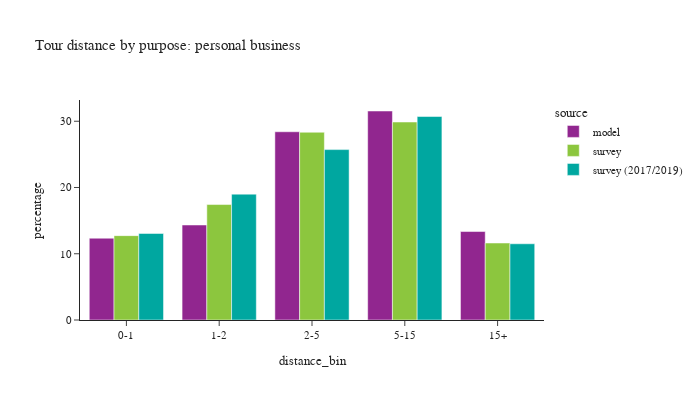

The code cell stored with this chart in its notebook:
### Code cell
plot_bins(tour, tour['pdpurp'] == 4, 'personal business')

### Figure 1 — Plotly figure (JSON) as saved in the notebook; plotly's stock layout.template omitted (floating-point values rounded to 4 significant figures)
{"data": [{"alignmentgroup": "True", "customdata": [[43661], [50711], [100484], [111557], [47224]], "hovertemplate": "source=model<br>distance_bin=%{x}<br>percentage=%{y}<br>sample count=%{customdata[0]}<extra></extra>", "legendgroup": "model", "marker": {"color": "#91268F", "pattern": {"shape": ""}}, "name": "model", "offsetgroup": "model", "orientation": "v", "showlegend": true, "textposition": "auto", "type": "bar", "x": ["0-1", "1-2", "2-5", "5-15", "15+"], "xaxis": "x", "y": [12.35, 14.34, 28.41, 31.55, 13.35], "yaxis": "y"}, {"alignmentgroup": "True", "customdata": [[147], [135], [220], [196], [55]], "hovertemplate": "source=survey<br>distance_bin=%{x}<br>percentage=%{y}<br>sample count=%{customdata[0]}<extra></extra>", "legendgroup": "survey", "marker": {"color": "#8CC63E", "pattern": {"shape": ""}}, "name": "survey", "offsetgroup": "survey", "orientation": "v", "showlegend": true, "textposition": "auto", "type": "bar", "x": ["0-1", "1-2", "2-5", "5-15", "15+"], "xaxis": "x", "y": [12.73, 17.43, 28.34, 29.88, 11.62], "yaxis": "y"}, {"alignmentgroup": "True", "customdata": [[647], [538], [676], [679], [208]], "hovertemplate": "source=survey (2017/2019)<br>distance_bin=%{x}<br>percentage=%{y}<br>sample count=%{customdata[0]}<extra></extra>", "legendgroup": "survey (2017/2019)", "marker": {"color": "#00A7A0", "pattern": {"shape": ""}}, "name": "survey (2017/2019)", "offsetgroup": "survey (2017/2019)", "orientation": "v", "showlegend": true, "textposition": "auto", "type": "bar", "x": ["0-1", "1-2", "2-5", "5-15", "15+"], "xaxis": "x", "y": [13.06, 19.0, 25.72, 30.71, 11.5], "yaxis": "y"}], "layout": {"barmode": "group", "font": {"size": 11}, "height": 400, "legend": {"title": {"text": "source"}, "tracegroupgap": 0}, "title": {"text": "Tour distance by purpose: personal business"}, "width": 700, "xaxis": {"anchor": "y", "domain": [0.0, 1.0], "title": {"text": "distance_bin"}}, "yaxis": {"anchor": "x", "domain": [0.0, 1.0], "title": {"text": "percentage"}}}}
